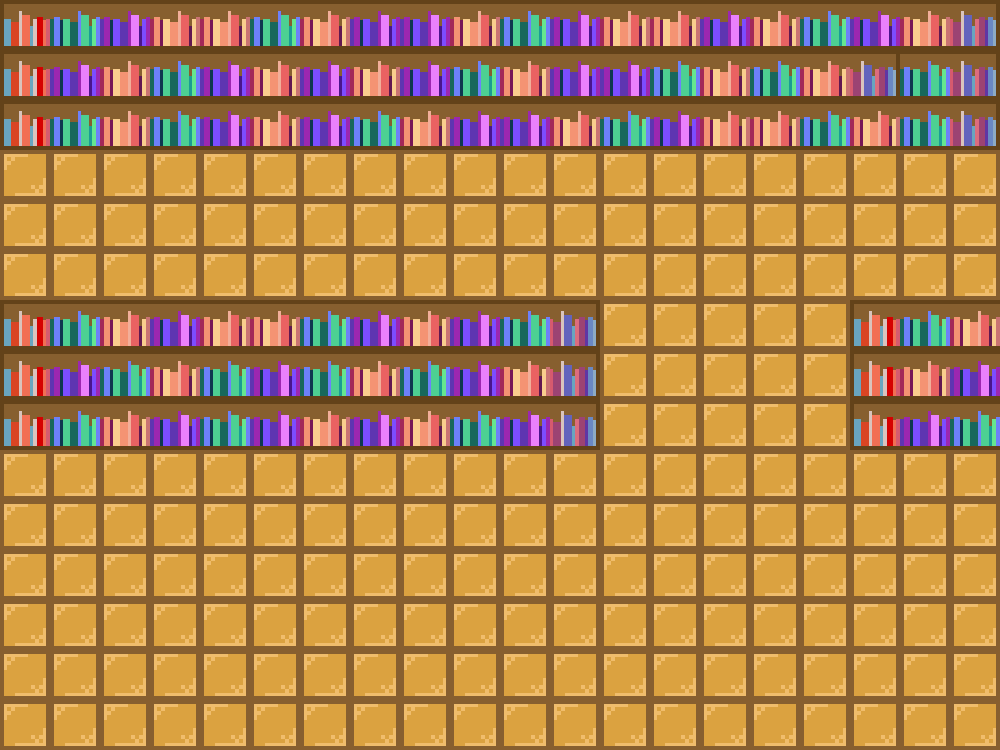

This game map was drawn from its Tiled (.tmx) file and the tilesets committed beside it. A one-line description and the trimmed map source follow:
An orthogonal 20x15 tile map with 50x50 px tiles, 2 tile layers (Path, Obstacles) and 5 objects (2x interactive, changer, table, bed).

<map version="1.10" tiledversion="1.10.1" orientation="orthogonal" renderorder="right-down" width="20" height="15" tilewidth="50" tileheight="50" infinite="0" nextlayerid="10" nextobjectid="13">
 <editorsettings>
  <export target="World0_2.json" format="json" />
 </editorsettings>
 <tileset firstgid="1" name="pixil_tileset_2" tilewidth="50" tileheight="50" tilecount="100" columns="10">
  <image source="pixil_tileset_2.png" width="500" height="500" />
 </tileset>
 <group id="3" name="Back">
  <layer id="1" name="Path" width="20" height="15">
   <data>[300 cells, 195 non-empty, 1 distinct tile ids]</data>
  </layer>
 </group>
 <layer id="2" name="Obstacles" width="20" height="15">
  <data>[300 cells, 105 non-empty, 5 distinct tile ids]</data>
 </layer>
 <group id="5" name="Doors">
  <objectgroup id="6" name="LibOut">
   <object id="1" name="changer" x="450" y="749" width="100" height="1">
    <properties>
     <property name="nextScene" value="World0_1" />
    </properties>
   </object>
  </objectgroup>
 </group>
 <group id="8" name="Indoor">
  <objectgroup id="7" name="Table">
   <object id="6" name="table" x="100" y="500" width="100" height="100" />
   <object id="10" name="interactive" x="99" y="499" width="102" height="102" />
  </objectgroup>
  <objectgroup id="9" name="Bed">
   <object id="11" name="bed" x="850" y="550" width="100" height="150" />
   <object id="12" name="interactive" x="849" y="549" width="102" height="152" />
  </objectgroup>
 </group>
</map>
